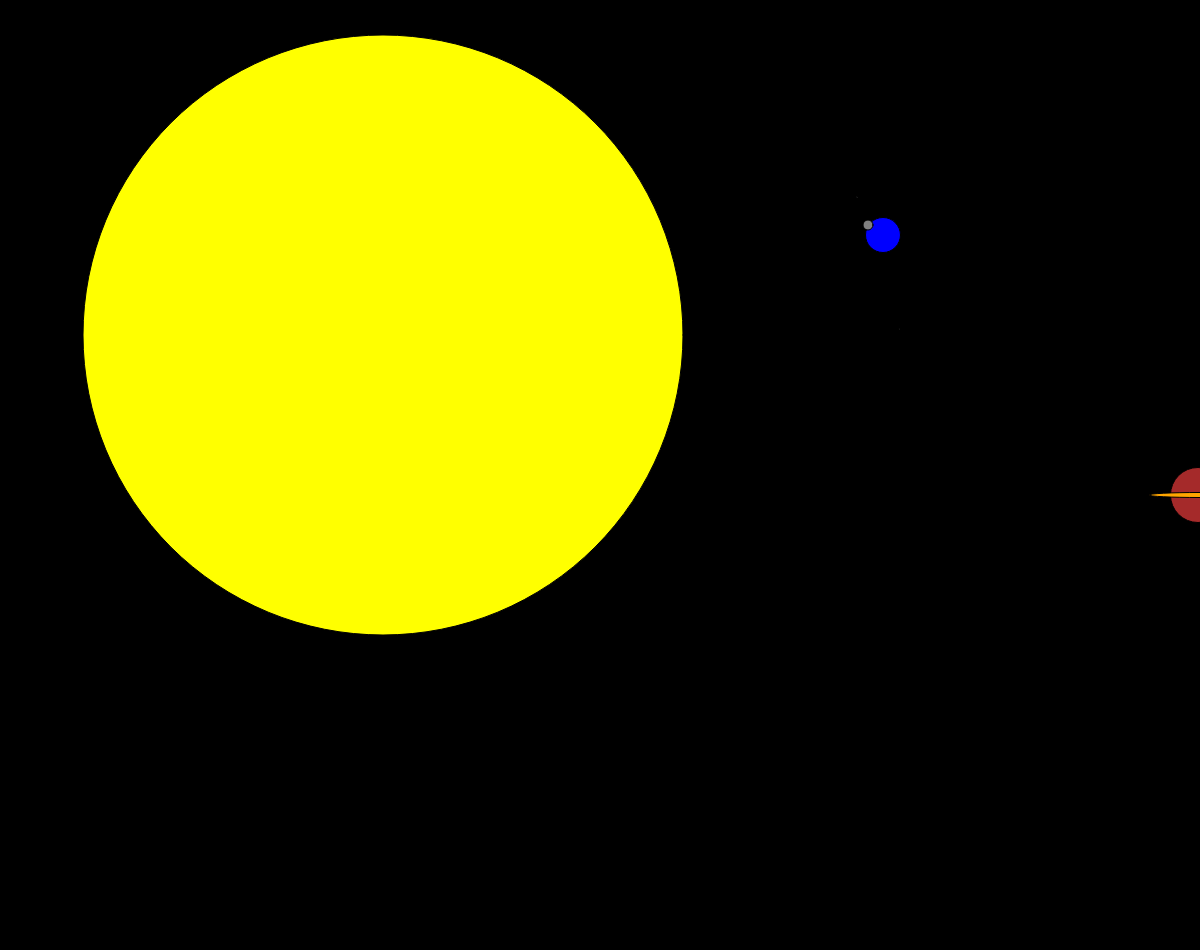
Frame 1 (no input)
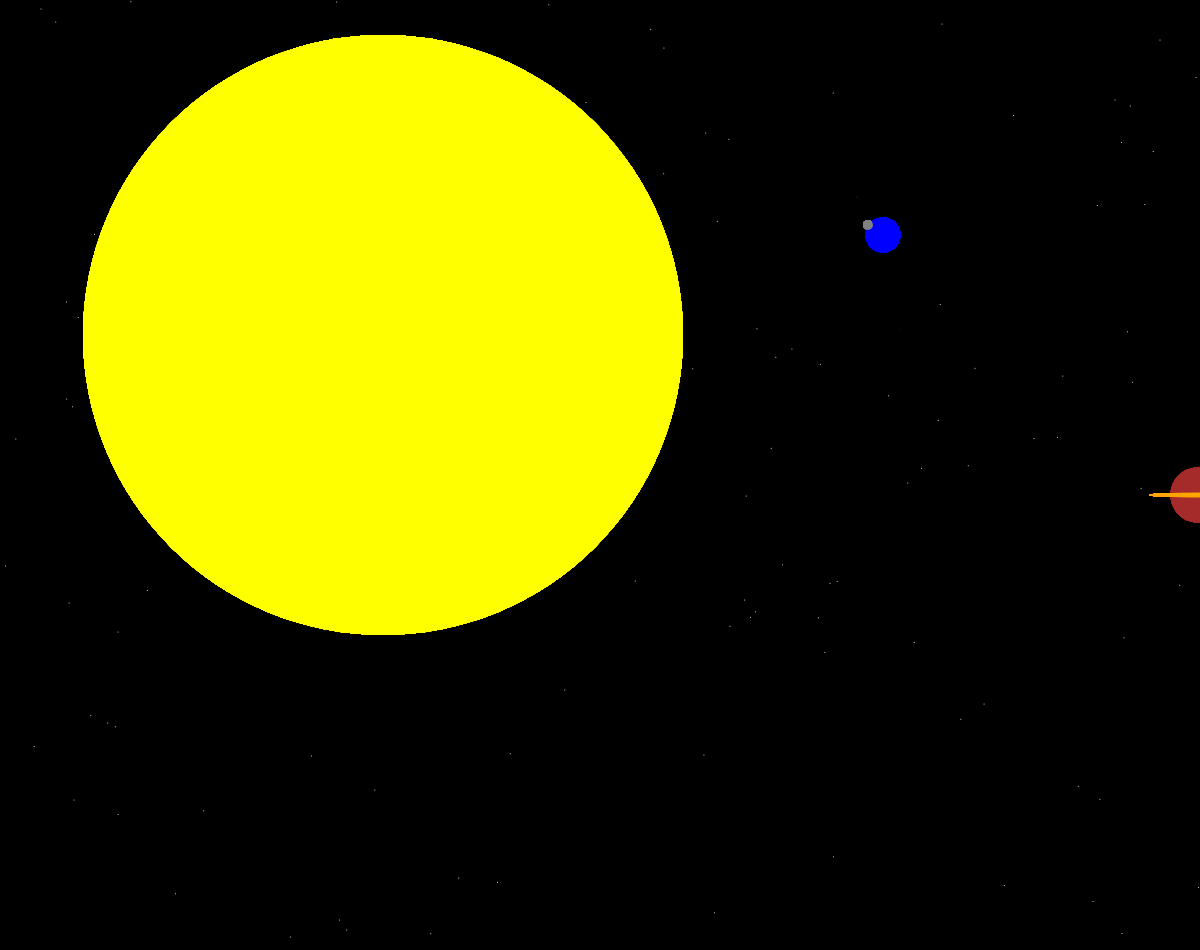
Frame 60 (no input)
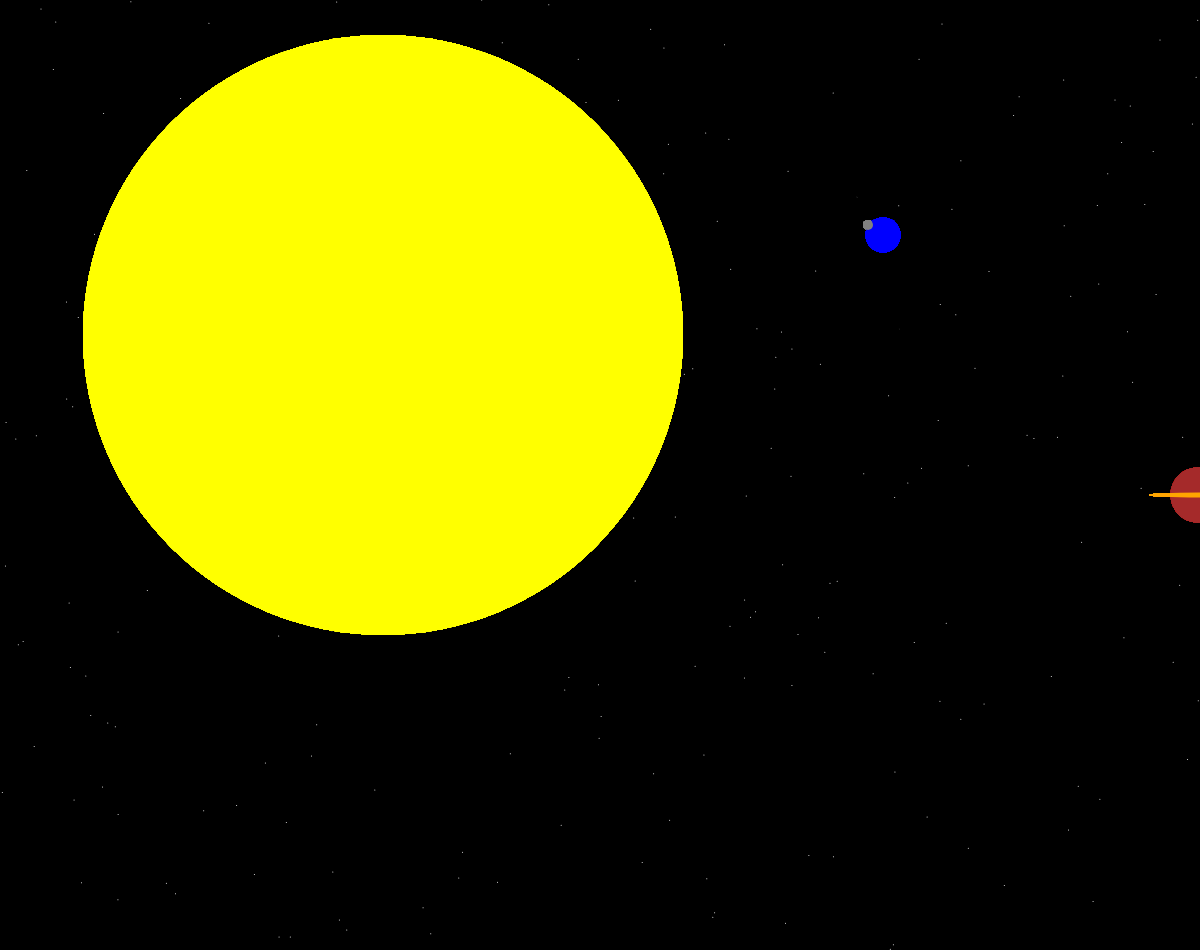
Frame 120 (the mouse pressed at the canvas centre since frame 60)

The p5.js sketch that drew these frames (run headless with seeded random() and noise() and a simulated clock; from frame 60 on, the mouse is pressed at the canvas centre):

// p5.js sketch
// ── sketch.js
// Eclipse
var star = {
  x: 100,
  y: 100
}

var col = {
  r: 255,
  g: 255,
  b: 255
}
var x1 = 1 + 2 * 3 % 4;

function setup() {
  createCanvas(windowWidth, 950);
  background('black');

  noCursor();


}

function draw() {
  // stars
  star.x = random(0, width);
  star.y = random(0, height);
  fill(col.r, col.g, col.b);
  ellipse(star.x, star.y, 1, 1);

  star.x = random(0, width);
  star.y = random(0, height);
  fill(col.r, col.g, col.b);
  ellipse(star.x, star.y, 1, 1);

  star.x = random(0, width);
  star.y = random(0, height);
  fill(col.r, col.g, col.b);
  //ellipse(star.x, star.y, 1, 1);

  push();
  // sun
  translate(400, 400);
  fill('yellow');
  ellipse(-17, -65, 600, 600);

  //saturn
  translate(835, 200);
  fill('brown');
  ellipse(-37, -105, 55, 55);
  pop();

  push();

  fill('orange');
  translate(300, 300);
  strokeWeight(20);
  noStroke();
  //line( -37, -105, -300, 100 );

  pop();

  //planet
  push();
  fill('cyan');
  translate(1600, 550);
  ellipse(x1, 200, 300, );
  pop();

  push();
  translate(900, 300);
  fill('blue');
  ellipse(-17, -65, 35, 35);
  // moon
  translate(-15, -10);
  fill('grey');
  ellipse(-17, -65, 10, 10);


  pop();

  //saturn ring
  translate(1200, 600);
  fill('orange');
  ellipse(-1, -105, 100, 5);

  // Eclipse
  translate(80, 650, );
  var ax = map(mouseX, mouseY, -200, 20, 390);
  var ay = 65;


  fill('black');
  noStroke();
  ellipse(floor(ax, 1), ax, ay - 700);







}
